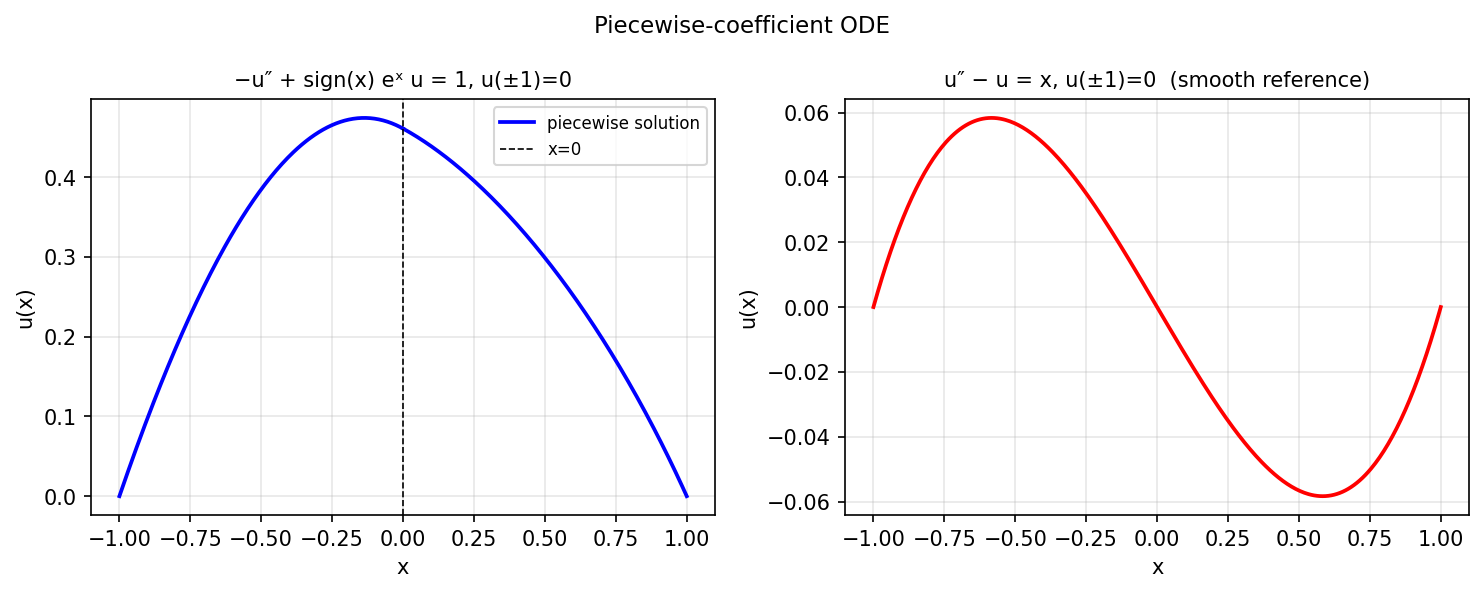

This chart was generated by the following Python code:
"""Piecewise operators demo.

Demonstrates how piecewise-coefficient ODEs are handled in chebfunjax,
solving  -u'' + sign(x) exp(x) u = 1,  u(±1)=0.

The piecewise coefficient sign(x) is handled by solving the ODE on
two half-intervals [-1,0] and [0,1] and matching at x=0.

Credit: Chebfun example ode-linear/PiecewiseDemo.m (Nick Hale & Toby Driscoll, Nov 2011).
Original MATLAB Chebfun: Copyright 2017 by The University of Oxford and
The Chebfun Developers. See https://www.chebfun.org/ for Chebfun information.
"""
import os; os.environ.setdefault("XLA_PYTHON_CLIENT_PREALLOCATE", "false")

import matplotlib
matplotlib.use("Agg")
import matplotlib.pyplot as plt
import jax.numpy as jnp
import numpy as np
from scipy.optimize import brentq
import sys, os
sys.path.insert(0, os.path.join(os.path.dirname(__file__), '..', '..', 'src'))

import chebfunjax as cj
from chebfunjax.operators.chebop import Chebop


def run():
    print("=" * 60)
    print("Piecewise-coefficient ODE: -u'' + sign(x) exp(x) u = 1")
    print("=" * 60)

    dom = (-1.0, 1.0)

    # sign(x) is -1 on [-1,0] and +1 on [0,1].
    # Solve on two half-intervals and match (continuous u, continuous u').
    # Left:  -u'' + (-1)*exp(x)*u = 1, u(-1)=0, u(0)=c
    # Right: -u'' + (+1)*exp(x)*u = 1, u(0)=c,  u(1)=0
    # The value c is chosen so that u' is also continuous at x=0.

    def solve_halves(c):
        # RHS = 1.0 (constant forcing), passed as argument to Chebop.solve()
        Nl = Chebop(lambda x, u: -u.diff(2) - cj.exp(x) * u, domain=(-1.0, 0.0))
        Nl.lbc = 0.0
        Nl.rbc = float(c)
        ul = Nl.solve(1.0)  # forcing = 1
        Nr = Chebop(lambda x, u: -u.diff(2) + cj.exp(x) * u, domain=(0.0, 1.0))
        Nr.lbc = float(c)
        Nr.rbc = 0.0
        ur = Nr.solve(1.0)  # forcing = 1
        return ul, ur

    def deriv_jump(c):
        ul, ur = solve_halves(c)
        return float(ur.diff()(jnp.array(0.0))) - float(ul.diff()(jnp.array(0.0)))

    print("\nFinding matching value c = u(0) for derivative continuity...")
    c_opt = brentq(deriv_jump, -5.0, 5.0)
    print(f"  c = u(0) = {c_opt:.8f}")
    ul, ur = solve_halves(c_opt)
    print(f"  u_left length: {len(ul)},  u_right length: {len(ur)}")

    # Verify BCs
    assert abs(float(ul(jnp.array(-1.0)))) < 1e-8
    assert abs(float(ur(jnp.array(1.0)))) < 1e-8

    # Verify ODE residual on left
    x_left = jnp.linspace(-0.9, -0.1, 100)
    res_l = (-ul.diff(2)(x_left) - jnp.exp(x_left) * ul(x_left) - 1.0)
    max_res_l = float(jnp.max(jnp.abs(res_l)))
    print(f"  Max ODE residual (left): {max_res_l:.2e}")
    assert max_res_l < 1e-8

    # Verify ODE residual on right
    x_right = jnp.linspace(0.1, 0.9, 100)
    res_r = (-ur.diff(2)(x_right) + jnp.exp(x_right) * ur(x_right) - 1.0)
    max_res_r = float(jnp.max(jnp.abs(res_r)))
    print(f"  Max ODE residual (right): {max_res_r:.2e}")
    assert max_res_r < 1e-8

    # Verify derivative continuity at x=0
    du_left = float(ul.diff()(jnp.array(0.0)))
    du_right = float(ur.diff()(jnp.array(0.0)))
    print(f"  u'(0-) = {du_left:.8f},  u'(0+) = {du_right:.8f}")
    assert abs(du_left - du_right) < 1e-6

    # Also demonstrate u'' - u = x as simple smooth case
    print("\nSmooth reference: u'' - u = x, u(±1) = 0")
    N2 = Chebop(lambda x, u: u.diff(2) - u, domain=dom)
    N2.lbc = 0.0
    N2.rbc = 0.0
    x_rhs = cj.chebfun(lambda x: x, domain=dom)
    u2 = N2.solve(x_rhs)
    x_test = jnp.linspace(-1.0, 1.0, 300)
    res2 = u2.diff(2)(x_test) - u2(x_test) - x_test
    max_res2 = float(jnp.max(jnp.abs(res2)))
    print(f"  Max ODE residual: {max_res2:.2e}")
    assert max_res2 < 1e-8

    # --- Plot -------------------------------------------------------
    _here = os.path.dirname(os.path.abspath(__file__))
    x_plot_l = np.linspace(-1.0, 0.0, 200)
    x_plot_r = np.linspace(0.0, 1.0, 200)
    x_plot = jnp.linspace(-1.0, 1.0, 400)
    fig, axes = plt.subplots(1, 2, figsize=(10, 4))

    axes[0].plot(x_plot_l, np.array(ul(jnp.array(x_plot_l))), 'b', linewidth=1.8)
    axes[0].plot(x_plot_r, np.array(ur(jnp.array(x_plot_r))), 'b', linewidth=1.8,
                 label="piecewise solution")
    axes[0].axvline(0, color='k', linestyle='--', linewidth=0.8, label="x=0")
    axes[0].set_xlabel("x"); axes[0].set_ylabel("u(x)")
    axes[0].set_title("−u″ + sign(x) eˣ u = 1, u(±1)=0", fontsize=10)
    axes[0].legend(fontsize=8)
    axes[0].grid(True, alpha=0.3)

    axes[1].plot(x_plot, u2(x_plot), 'r', linewidth=1.8)
    axes[1].set_xlabel("x"); axes[1].set_ylabel("u(x)")
    axes[1].set_title("u″ − u = x, u(±1)=0  (smooth reference)", fontsize=10)
    axes[1].grid(True, alpha=0.3)

    fig.suptitle("Piecewise-coefficient ODE", fontsize=11)
    fig.tight_layout()
    fig.savefig(os.path.join(_here, "piecewise_demo.png"), dpi=150, bbox_inches="tight")
    plt.close(fig)

    print("\nAll assertions passed.")
    return True


if __name__ == "__main__":
    run()
